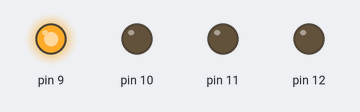
A sketch run on a simulated Arduino Uno, built with avr-gcc and run on an emulated ATmega328P. On the bench: output pins drawn as LEDs (lit = HIGH).

Above: at 0.05 s.
At 0.65 s:
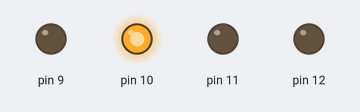
At 1.25 s:
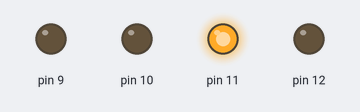
At 2.5 s:
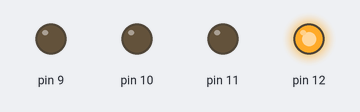
Timing chart, 0 to 3.0 s (numbered marks = the images above):
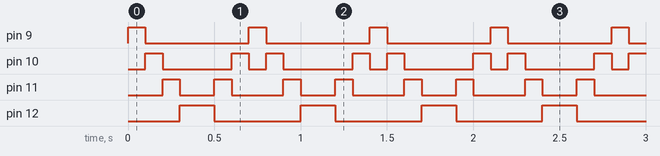

Measured:
- by itself, pin 9: alternates HIGH for 0.10 s and LOW for 0.60 s
- by itself, pin 10: repeats every 0.70 s: LOW 0.40 s, HIGH 0.10 s, LOW 0.10 s, HIGH 0.10 s
- by itself, pin 11: repeats every 0.70 s: LOW 0.20 s, HIGH 0.10 s, LOW 0.30 s, HIGH 0.10 s
- by itself, pin 12: alternates HIGH for 0.20 s and LOW for 0.50 s

The sketch:

nite_rider.ino
```cpp
int del=100; // sets a default delay time
void setup() {
  // initialize the digital pins as outputs:
  for (int i = 9; i<=12 ; i++) {
    pinMode(i, OUTPUT);
  } // end of for loop
} // end of setup

void loop() {
  for (int i = 9; i<=12; i++) { // blink from LEDs 2 to 8
    digitalWrite(i, HIGH);
    delay(del);
    digitalWrite(i, LOW);
  }
  for (int i = 12; i>=10; i--) { // blink from LEDs 8 to 3
    digitalWrite(i, HIGH);
    delay(del);
    digitalWrite(i, LOW);
  }
}
```
